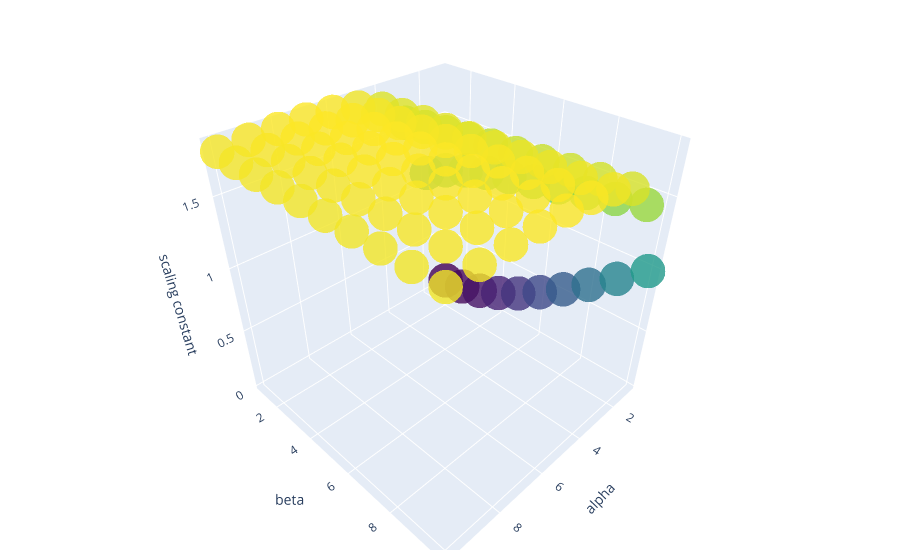
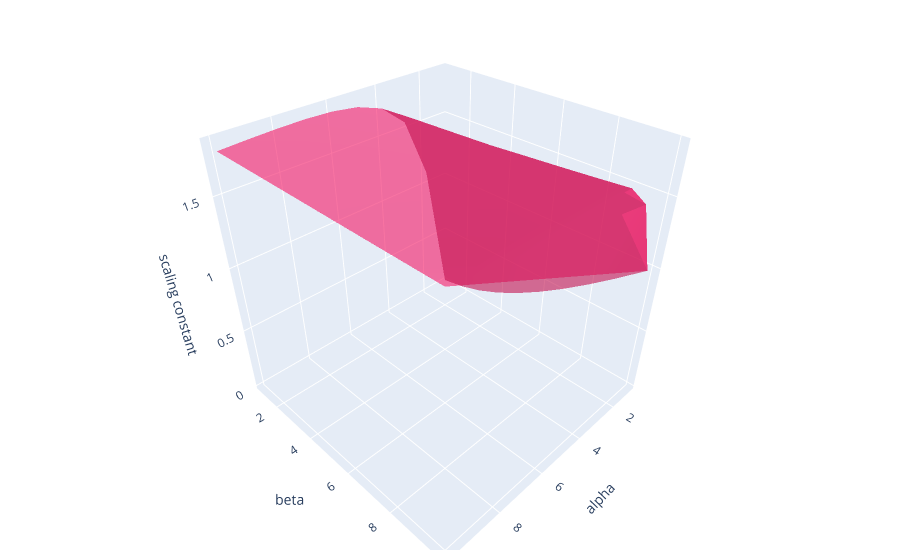

Notebook code cell kept with these figures, in order:
### Code cell
x, y, z = zip(*c2s)
z = list(map(float, z))
fig = go.Figure(data=[go.Scatter3d(x=x, y=y, z=z,
                                   mode='markers', 
                                   marker=dict(
                                   size=12,
                                   color=z,                # set color to an array/list of desired values
                                   colorscale='Viridis',   # choose a colorscale
                                   opacity=0.8
    ))])
fig.update_layout(scene = dict(
                    xaxis_title='alpha',
                    yaxis_title='beta',
                    zaxis_title='scaling constant'),
                    margin=dict(r=20, b=10, l=10, t=10))
fig.show()
fig2 = go.Figure(data=[go.Mesh3d(x=x, y=y, z=z, color='rgba(244,22,100,0.6)')])
fig2.update_layout(scene = dict(
                    xaxis_title='alpha',
                    yaxis_title='beta',
                    zaxis_title='scaling constant'),
                    margin=dict(r=20, b=10, l=10, t=10))
fig2.show()

### Figure 1 — Plotly figure (JSON) as saved in the notebook; plotly's stock layout.template omitted (floating-point values rounded to 4 significant figures)
{"data": [{"marker": {"color": [0.02705, 0.0626, 0.1201, 0.2001, 0.2985, 0.413, 0.5406, 0.6796, 0.828, 0.9846, 1.111, 1.2, 1.264, 1.313, 1.353, 1.387, 1.42, 1.453, 1.488, 1.526, 1.559, 1.585, 1.605, 1.621, 1.635, 1.647, 1.658, 1.67, 1.683, 1.698, 1.711, 1.721, 1.729, 1.735, 1.74, 1.745, 1.75, 1.754, 1.76, 1.766, 1.772, 1.776, 1.779, 1.781, 1.783, 1.785, 1.786, 1.788, 1.79, 1.793, 1.796, 1.797, 1.798, 1.799, 1.799, 1.799, 1.799, 1.799, 1.8, 1.801, 1.802, 1.802, 1.802, 1.801, 1.801, 1.8, 1.799, 1.799, 1.799, 1.799, 1.798, 1.798, 1.797, 1.796, 1.795, 1.794, 1.793, 1.793, 1.792, 1.791, 1.791, 1.79, 1.789, 1.788, 1.787, 1.785, 1.784, 1.783, 1.782, 1.781, 1.78, 1.779, 1.778, 1.777, 1.776, 1.774, 1.773, 1.772, 1.771, 1.77], "colorscale": [[0, "#440154"], [0.1111, "#482878"], [0.2222, "#3e4989"], [0.3333, "#31688e"], [0.4444, "#26828e"], [0.5556, "#1f9e89"], [0.6667, "#35b779"], [0.7778, "#6ece58"], [0.8889, "#b5de2b"], [1, "#fde725"]], "opacity": 0.8, "size": 12}, "mode": "markers", "type": "scatter3d", "x": [1, 1, 1, 1, 1, 1, 1, 1, 1, 1, 2, 2, 2, 2, 2, 2, 2, 2, 2, 2, 3, 3, 3, 3, 3, 3, 3, 3, 3, 3, 4, 4, 4, 4, 4, 4, 4, 4, 4, 4, 5, 5, 5, 5, 5, 5, 5, 5, 5, 5, 6, 6, 6, 6, 6, 6, 6, 6, 6, 6, 7, 7, 7, 7, 7, 7, 7, 7, 7, 7, 8, 8, 8, 8, 8, 8, 8, 8, 8, 8, 9, 9, 9, 9, 9, 9, 9, 9, 9, 9, 10, 10, 10, 10, 10, 10, 10, 10, 10, 10], "y": [1, 2, 3, 4, 5, 6, 7, 8, 9, 10, 1, 2, 3, 4, 5, 6, 7, 8, 9, 10, 1, 2, 3, 4, 5, 6, 7, 8, 9, 10, 1, 2, 3, 4, 5, 6, 7, 8, 9, 10, 1, 2, 3, 4, 5, 6, 7, 8, 9, 10, 1, 2, 3, 4, 5, 6, 7, 8, 9, 10, 1, 2, 3, 4, 5, 6, 7, 8, 9, 10, 1, 2, 3, 4, 5, 6, 7, 8, 9, 10, 1, 2, 3, 4, 5, 6, 7, 8, 9, 10, 1, 2, 3, 4, 5, 6, 7, 8, 9, 10], "z": [0.02705, 0.0626, 0.1201, 0.2001, 0.2985, 0.413, 0.5406, 0.6796, 0.828, 0.9846, 1.111, 1.2, 1.264, 1.313, 1.353, 1.387, 1.42, 1.453, 1.488, 1.526, 1.559, 1.585, 1.605, 1.621, 1.635, 1.647, 1.658, 1.67, 1.683, 1.698, 1.711, 1.721, 1.729, 1.735, 1.74, 1.745, 1.75, 1.754, 1.76, 1.766, 1.772, 1.776, 1.779, 1.781, 1.783, 1.785, 1.786, 1.788, 1.79, 1.793, 1.796, 1.797, 1.798, 1.799, 1.799, 1.799, 1.799, 1.799, 1.8, 1.801, 1.802, 1.802, 1.802, 1.801, 1.801, 1.8, 1.799, 1.799, 1.799, 1.799, 1.798, 1.798, 1.797, 1.796, 1.795, 1.794, 1.793, 1.793, 1.792, 1.791, 1.791, 1.79, 1.789, 1.788, 1.787, 1.785, 1.784, 1.783, 1.782, 1.781, 1.78, 1.779, 1.778, 1.777, 1.776, 1.774, 1.773, 1.772, 1.771, 1.77]}], "layout": {"margin": {"b": 10, "l": 10, "r": 20, "t": 10}, "scene": {"xaxis": {"title": {"text": "alpha"}}, "yaxis": {"title": {"text": "beta"}}, "zaxis": {"title": {"text": "scaling constant"}}}}}

### Figure 2 — Plotly figure (JSON) as saved in the notebook; plotly's stock layout.template omitted (floating-point values rounded to 4 significant figures)
{"data": [{"color": "rgba(244,22,100,0.6)", "type": "mesh3d", "x": [1, 1, 1, 1, 1, 1, 1, 1, 1, 1, 2, 2, 2, 2, 2, 2, 2, 2, 2, 2, 3, 3, 3, 3, 3, 3, 3, 3, 3, 3, 4, 4, 4, 4, 4, 4, 4, 4, 4, 4, 5, 5, 5, 5, 5, 5, 5, 5, 5, 5, 6, 6, 6, 6, 6, 6, 6, 6, 6, 6, 7, 7, 7, 7, 7, 7, 7, 7, 7, 7, 8, 8, 8, 8, 8, 8, 8, 8, 8, 8, 9, 9, 9, 9, 9, 9, 9, 9, 9, 9, 10, 10, 10, 10, 10, 10, 10, 10, 10, 10], "y": [1, 2, 3, 4, 5, 6, 7, 8, 9, 10, 1, 2, 3, 4, 5, 6, 7, 8, 9, 10, 1, 2, 3, 4, 5, 6, 7, 8, 9, 10, 1, 2, 3, 4, 5, 6, 7, 8, 9, 10, 1, 2, 3, 4, 5, 6, 7, 8, 9, 10, 1, 2, 3, 4, 5, 6, 7, 8, 9, 10, 1, 2, 3, 4, 5, 6, 7, 8, 9, 10, 1, 2, 3, 4, 5, 6, 7, 8, 9, 10, 1, 2, 3, 4, 5, 6, 7, 8, 9, 10, 1, 2, 3, 4, 5, 6, 7, 8, 9, 10], "z": [0.02705, 0.0626, 0.1201, 0.2001, 0.2985, 0.413, 0.5406, 0.6796, 0.828, 0.9846, 1.111, 1.2, 1.264, 1.313, 1.353, 1.387, 1.42, 1.453, 1.488, 1.526, 1.559, 1.585, 1.605, 1.621, 1.635, 1.647, 1.658, 1.67, 1.683, 1.698, 1.711, 1.721, 1.729, 1.735, 1.74, 1.745, 1.75, 1.754, 1.76, 1.766, 1.772, 1.776, 1.779, 1.781, 1.783, 1.785, 1.786, 1.788, 1.79, 1.793, 1.796, 1.797, 1.798, 1.799, 1.799, 1.799, 1.799, 1.799, 1.8, 1.801, 1.802, 1.802, 1.802, 1.801, 1.801, 1.8, 1.799, 1.799, 1.799, 1.799, 1.798, 1.798, 1.797, 1.796, 1.795, 1.794, 1.793, 1.793, 1.792, 1.791, 1.791, 1.79, 1.789, 1.788, 1.787, 1.785, 1.784, 1.783, 1.782, 1.781, 1.78, 1.779, 1.778, 1.777, 1.776, 1.774, 1.773, 1.772, 1.771, 1.77]}], "layout": {"margin": {"b": 10, "l": 10, "r": 20, "t": 10}, "scene": {"xaxis": {"title": {"text": "alpha"}}, "yaxis": {"title": {"text": "beta"}}, "zaxis": {"title": {"text": "scaling constant"}}}}}
